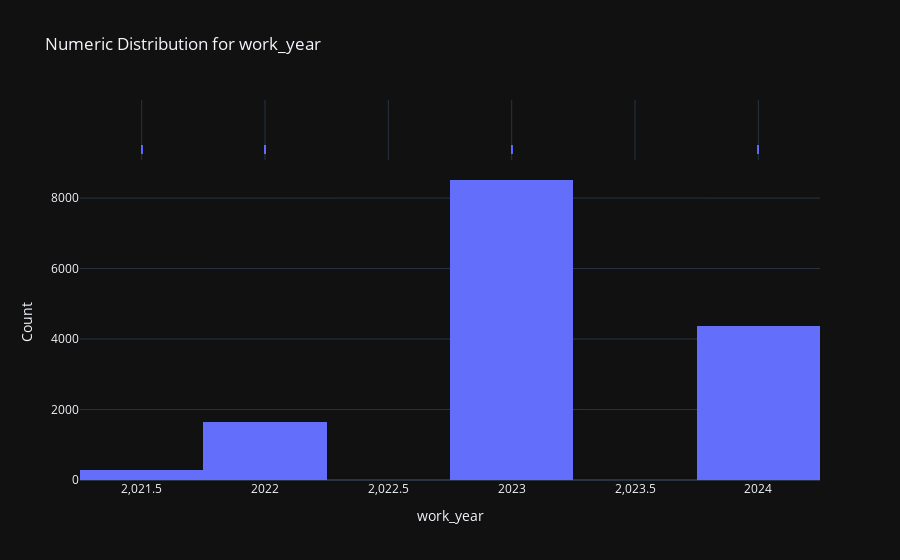

Notebook source saved alongside this figure:
### Markdown cell above
### SUMMARY STATISTICS:

### Code cell
eda.distribution_analysis()

### Figure 1 — Plotly figure (JSON) as saved in the notebook; plotly's stock layout.template omitted (floating-point values rounded to 4 significant figures; data arrays with more than 128 entries replaced by an {"elided": "..."} marker saying what was removed)
{"data": [{"alignmentgroup": "True", "bingroup": "x", "hovertemplate": "work_year=%{x}<br>count=%{y}<extra></extra>", "legendgroup": "", "marker": {"color": "#636efa", "pattern": {"shape": ""}}, "name": "", "offsetgroup": "", "orientation": "v", "showlegend": false, "x": {"elided": "14838 float values"}, "xaxis": "x", "yaxis": "y", "type": "histogram"}, {"alignmentgroup": "True", "boxpoints": "all", "customdata": {"elided": "14838x8 float values"}, "fillcolor": "rgba(255,255,255,0)", "hoveron": "points", "hovertemplate": "work_year=%{x}<br>experience_level=%{customdata[0]}<br>employment_type=%{customdata[1]}<br>job_title=%{customdata[2]}<br>salary_in_usd=%{customdata[3]}<br>employee_residence=%{customdata[4]}<br>remote_ratio=%{customdata[5]}<br>company_location=%{customdata[6]}<br>company_size=%{customdata[7]}<extra></extra>", "jitter": 0, "legendgroup": "", "line": {"color": "rgba(255,255,255,0)"}, "marker": {"color": "#636efa", "symbol": "line-ns-open"}, "name": "", "offsetgroup": "", "showlegend": false, "x": {"elided": "14838 float values"}, "xaxis": "x2", "yaxis": "y2", "type": "box"}], "layout": {"xaxis": {"anchor": "y", "domain": [0.0, 1.0], "title": {"text": "work_year"}}, "yaxis": {"anchor": "x", "domain": [0.0, 0.8316], "title": {"text": "Count"}}, "xaxis2": {"anchor": "y2", "domain": [0.0, 1.0], "matches": "x", "showticklabels": false, "showgrid": true}, "yaxis2": {"anchor": "x2", "domain": [0.8416, 1.0], "matches": "y2", "showticklabels": false, "showline": false, "ticks": "", "showgrid": false}, "legend": {"tracegroupgap": 0}, "title": {"text": "Numeric Distribution for work_year"}, "barmode": "relative"}}
